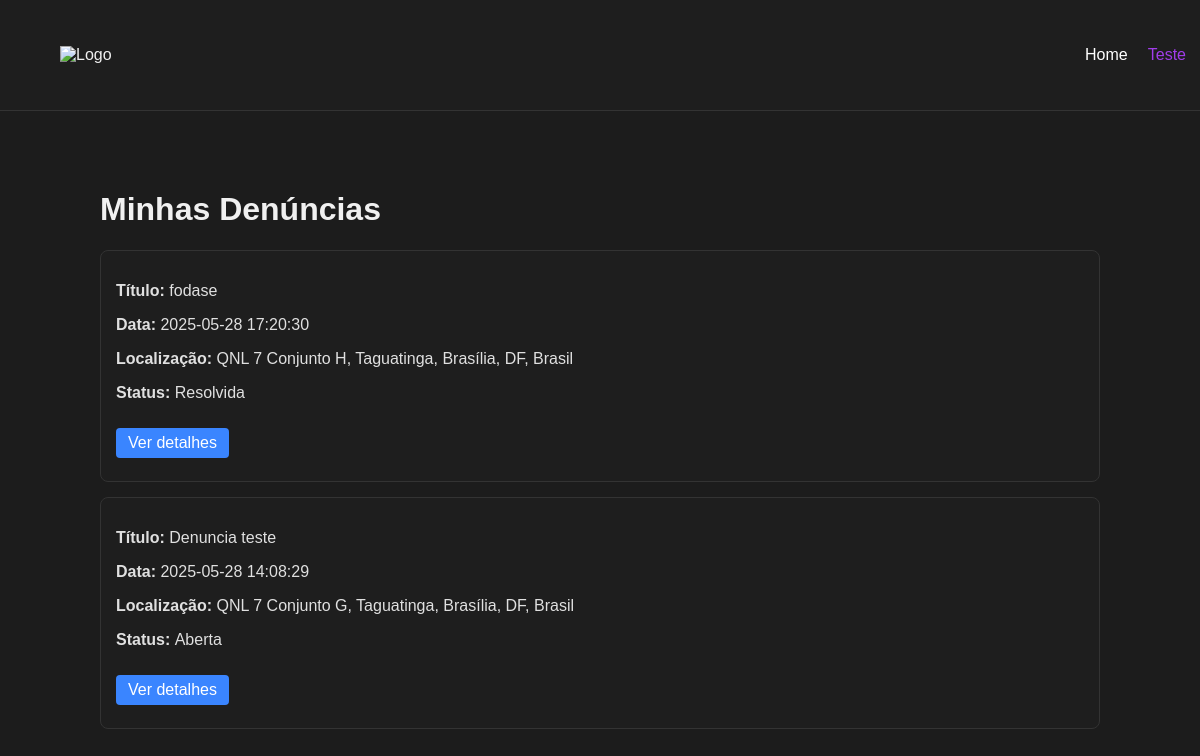
/public/minhas_denuncias.php (signed in), run on the app's committed database.
### tables this page shows
CREATE TABLE `denuncia` (
  `id_denuncia` int NOT NULL AUTO_INCREMENT,
  `titulo` varchar(255) NOT NULL,
  `descricao` varchar(500) NOT NULL,
  `localizacao` varchar(255) NOT NULL,
  `status` enum('Aberta','Em análise','Resolvida','Encerrada') DEFAULT 'Aberta',
  `data_cadastro` datetime DEFAULT CURRENT_TIMESTAMP,
  `id_usuario` int NOT NULL,
  `latitude` decimal(10,8) DEFAULT NULL,
  `longitude` decimal(11,8) DEFAULT NULL,
  `imagem` varchar(255) DEFAULT NULL,
  PRIMARY KEY (`id_denuncia`),
  KEY `id_usuario` (`id_usuario`),
  CONSTRAINT `denuncia_ibfk_1` FOREIGN KEY (`id_usuario`) REFERENCES `usuario` (`id_usuario`)
);

### public/minhas_denuncias.php (the view, shortened to what this page needs)
<?php
include_once("../includes/header.php");
$conexao = conectarBanco();
$id_usuario = $_SESSION['id_usuario'];
$sql = "SELECT id_denuncia, titulo, descricao, localizacao, status, data_cadastro
        FROM denuncia
        WHERE id_usuario = ?
        ORDER BY data_cadastro DESC";
$stmt = $conexao->prepare($sql);
$stmt->execute([$id_usuario]);
$denuncias = $stmt->fetchAll(PDO::FETCH_ASSOC);
?>
<!DOCTYPE html>
<html lang="pt-br">
<head>
    <link rel="stylesheet" href="css/feed.css">
    <link rel="stylesheet" href="css/header.css">
</head>
<body>
<main>
    <h1>Minhas Denúncias</h1>
    <?php if (!empty($denuncias)): ?>
        <?php foreach ($denuncias as $denuncia): ?>
            <div class="card">
                <div class="textocard">
                    <p><strong>Título: </strong><?= htmlspecialchars($denuncia['titulo']) ?> </p>
                    <p><strong>Data: </strong><?= htmlspecialchars($denuncia['data_cadastro']) ?> </p>
                    <p><strong>Localização: </strong><?= htmlspecialchars($denuncia['localizacao']) ?> </p>
                    <p class="t"><strong>Status: </strong><?= htmlspecialchars($denuncia['status']) ?> </p>
                    <a href="detalhes_denuncia.php?id=<?= $denuncia['id_denuncia'] ?>" class="btn-detalhes">Ver detalhes</a>
                </div>
                <div class="map-container" id="map-<?= $denuncia['id_denuncia'] ?>"></div>
            </div>
        <?php endforeach; ?>
    <?php else: ?>
        <p>Não há denúncias registradas.</p>
    <?php endif; ?>
</main>
</body>
</html>

### includes/header.php (shortened to what this page needs)
<header id="header">
    <div class="container-header">
        <div class="flex header-ul">
            <nav>
                <ul class="primary-navigation">
                    <img src="../img/logoforum2.png" alt="Logo">
                    <div class="options">
                        <li><a href="todas_denuncias.php">Home</a></li>
                        <li>
                            <div class="action" onclick="actionToggle();">
                                <span>
                                    <?php
                                    if (isset($_SESSION['nome'])) {
                                        echo htmlspecialchars($_SESSION['nome']);
                                    } else {
                                        echo "Usuário";
                                    }
                                    ?>
                                </span>
                            </div>
                        </li>
                    </div>
                </ul>
            </nav>
        </div>
    </div>
</header>

### public/css/feed.css (style rules this page uses)
body { margin-top: 6%; font-family: Arial, sans-serif; background-color: #1c1c1c; color: #f0f0f0; }
main { max-width: 1000px; margin: 0 auto; margin-top: 150px; padding: 20px; }
.card { background: #1e1e1e; display: flex; flex-direction: row; align-items: flex-start; justify-content: space-between; color: #e0e0e0; padding: 15px; margin: 15px 0; border: 1px solid #333; border-radius: 8px; gap: 20px; flex-wrap: wrap; }
.card > div:first-child { flex: 1; min-width: 220px; }
.map-container { width: 100%; max-width: 400px; height: 200px; border-radius: 5px; overflow: hidden; }
.btn-detalhes { display: inline-block; margin-top: 10px; background-color: #3a85ff; color: white; padding: 6px 12px; border: none; border-radius: 4px; text-decoration: none; transition: background-color 0.3s ease; }

### public/css/header.css (style rules this page uses)
header { position: fixed; width: 100%; padding: 20px; top: 0; left: 0; transition: 0.5s; z-index: 9999; background-color: #1e1e1e; border-bottom: 1px solid #333; }
nav { width: 98%; }
.primary-navigation { display: flex; align-items: center; justify-content: space-between; }
.options { display: flex; }
.options li { text-decoration: none; list-style: none; margin: 10px; }
.options a { text-decoration: none; color: white; }
.action span { display: flex; justify-content: center; align-items: center; color: #a13dea; cursor: pointer; font-size: 1em; }

### data on the page
denuncia: titulo "fodase", data_cadastro "2025-05-28 17:20:30", localizacao "QNL 7 Conjunto H, Taguatinga, Brasília, DF, Brasil", status "Resolvida"
denuncia: titulo "Denuncia teste", data_cadastro "2025-05-28 14:08:29", localizacao "QNL 7 Conjunto G, Taguatinga, Brasília, DF, Brasil", status "Aberta"

### other printed values
$_SESSION['nome'] "Teste"
